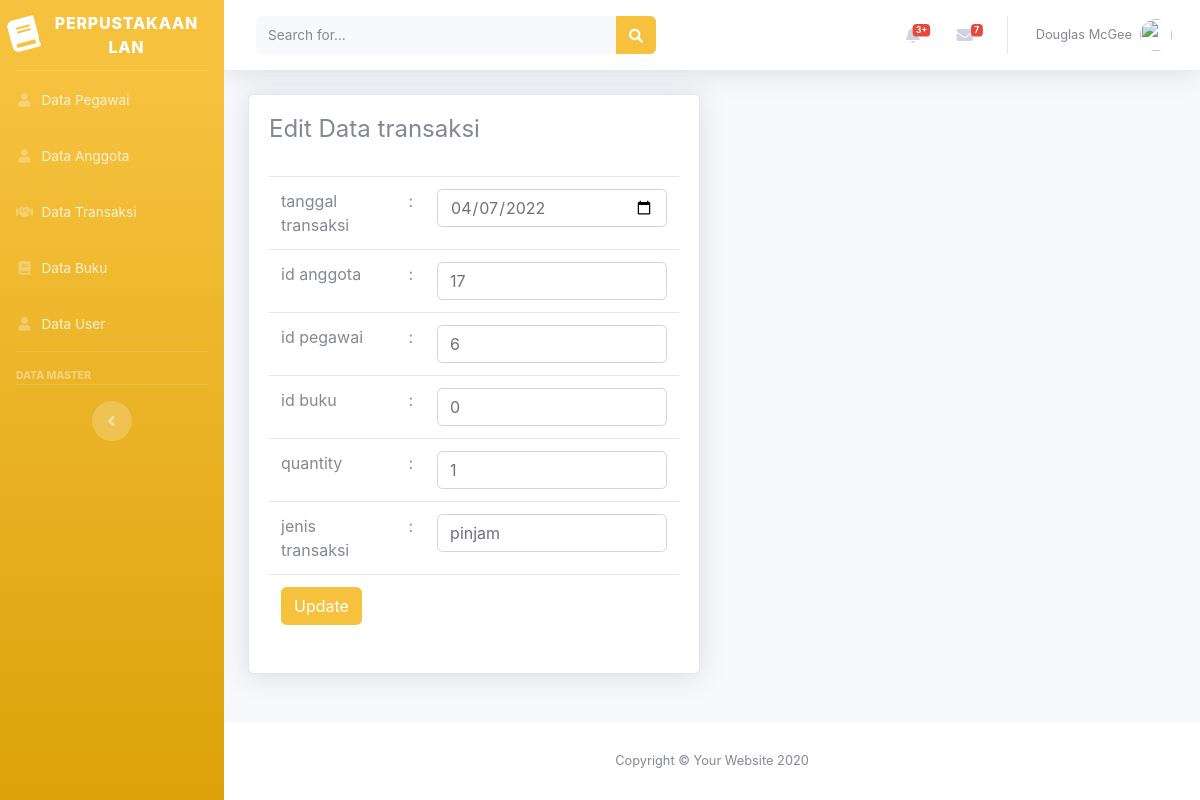
Screenshot of /perpustakaan_Lan/beranda.php?page=transaksi&aksi=edit&id=0 with the database file from the repository.
### tables this page shows
CREATE TABLE `tabel_transaksi` (
  `id_transaksi` int(5) NOT NULL,
  `tanggal_transaksi` date NOT NULL,
  `id_anggota` int(5) NOT NULL,
  `id_pegawai` int(5) NOT NULL,
  `id_buku` int(7) NOT NULL,
  `quantity` int(2) NOT NULL,
  `jenis_transaksi` enum('pinjam','kembali') NOT NULL
);

### perpustakaan_Lan/views/transaksi/edittransaksi.php (the view, shortened to what this page needs)
<?php
    @$id = $_GET['id'];
    $sql    = "select * from tabel_transaksi where id_transaksi=$id";
    $show   = $db->query($sql);
    $hasil  = mysqli_fetch_assoc($show);
?>
<div class="container-fluid">
    <div class="row">
        <div class="col-lg-6">
            <div class="card shadow mb-4">
                <div class="card-body">
                    <div class="table-responsive">
                        <h4>Edit Data transaksi</h4>
                        <br>
                        <form action="model/transaksi/prosesupdatetransaksi.php" method="POST">
                            <table class="table">
                            <tr>
                                    <td>tanggal transaksi</td>
                                    <td>:</td>
                                    <td><input type="date" class="form-control" name="tanggal_transaksi" id="tanggal_transaksi"
                                            value="<?php echo $hasil['tanggal_transaksi']?>"></td>
                                </tr>
                                <tr>
                                    <td>id anggota</td>
                                    <td>:</td>
                                    <td><input type="text" class="form-control" name="id_anggota" id="id_anggota"
                                            value="<?php echo $hasil['id_anggota']?>"></td>
                                </tr>
                                <tr>
                                    <td>id pegawai</td>
                                    <td>:</td>
                                    <td><input type="text" class="form-control" name="id_pegawai" id="id_pegawai"
                                            value="<?php echo $hasil['id_pegawai']?>"></td>
                                </tr>
                                <tr>
                                    <td>id buku</td>
                                    <td>:</td>
                                    <td><input type="text" class="form-control" name="id_buku" id="id_buku"
                                            value="<?php echo $hasil['id_buku']?>"></td>
                                </tr>
                                <tr>
                                    <td>quantity</td>
                                    <td>:</td>
                                    <td><input type="text" class="form-control" name="quantity" id="quantity"
                                            value="<?php echo $hasil['quantity']?>"></td>
                                </tr>
                                <tr>
                                    <td>jenis transaksi</td>
                                    <td>:</td>
                                    <td><input type="text" class="form-control" name="jenis_transaksi" id="jenis_transaksi"
                                            value="<?php echo $hasil['jenis_transaksi']?>"></td>
                                </tr>
                                <tr>
                                    <td colspan="3">
                                        <input type="submit" class="btn btn-warning" value="Update">
                                    </td>
                                </tr>
                            </table>
                        </form>
                    </div>
                </div>
            </div>
        </div>
    </div>
</div>

### rows the page displays
tabel_transaksi: tanggal_transaksi "04/07/2022", id_anggota "17", id_pegawai "6", id_buku "0", quantity "1", jenis_transaksi "pinjam"
